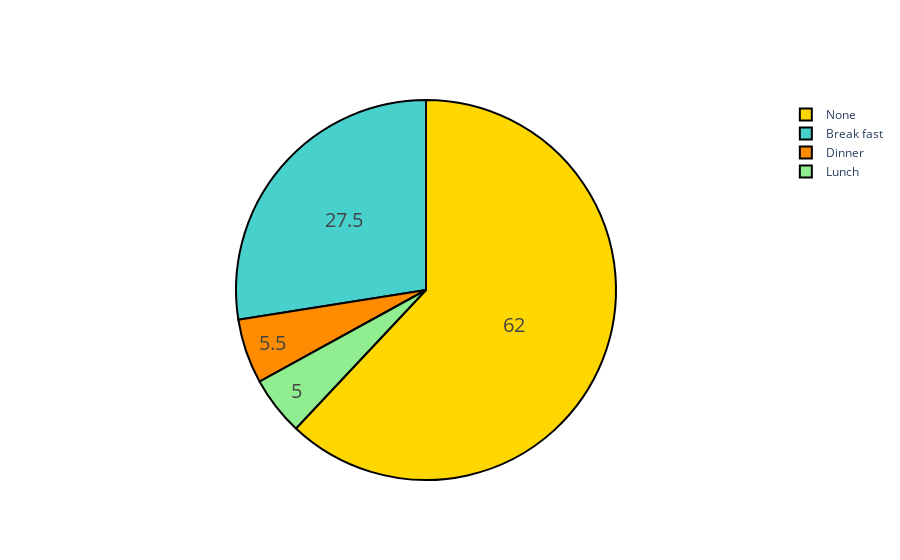

The notebook cell this image was saved under:
### Code cell
mel_lbl = ["None", "Break fast", "Dinner", "Lunch"]

import plotly.graph_objects as go
colors = ['gold', 'mediumturquoise', 'darkorange', 'lightgreen']

fig = go.Figure(data=[go.Pie(labels= mel_lbl,
                             values= skip.values)])
fig.update_traces(hoverinfo='label+percent', textinfo='value', textfont_size=20,
                  marker=dict(colors=colors, line=dict(color='#000000', width=2)))
fig.show()

### Figure 1 — Plotly figure (JSON) as saved in the notebook; plotly's stock layout.template omitted (floating-point values rounded to 4 significant figures)
{"data": [{"hoverinfo": "label+percent", "labels": ["None", "Break fast", "Dinner", "Lunch"], "marker": {"colors": ["gold", "mediumturquoise", "darkorange", "lightgreen"], "line": {"color": "#000000", "width": 2}}, "textfont": {"size": 20}, "textinfo": "value", "type": "pie", "values": [62, 27.5, 5.5, 5]}], "layout": {}}
